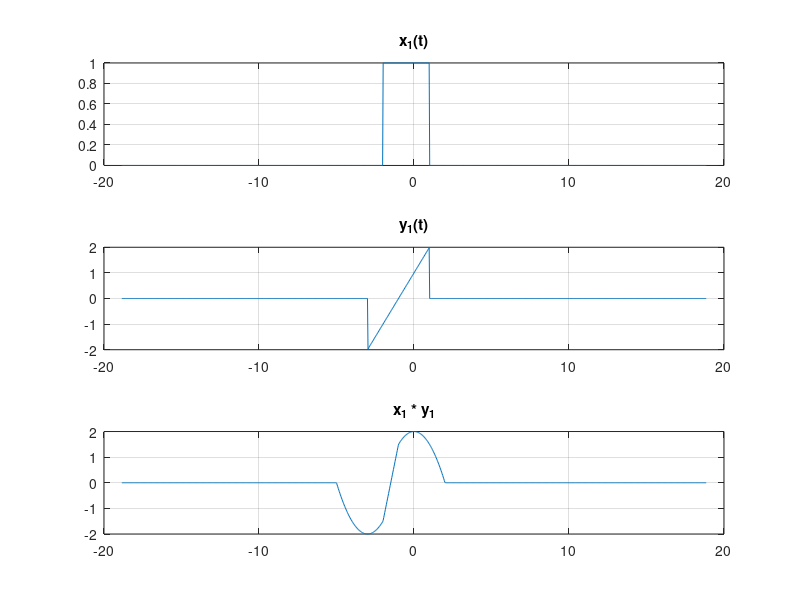
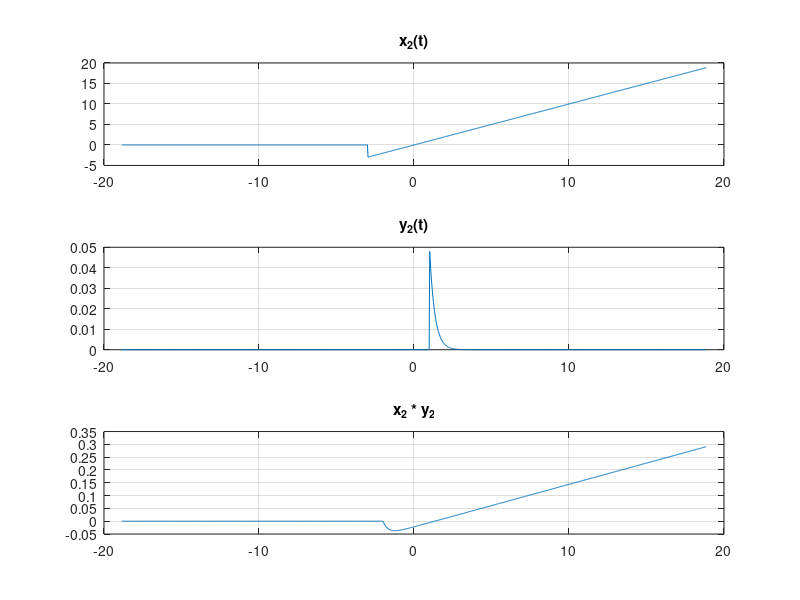
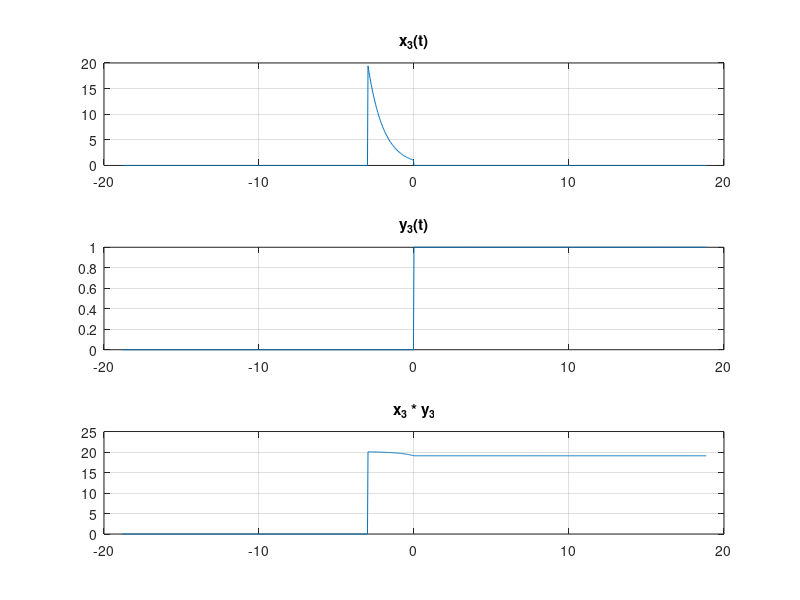
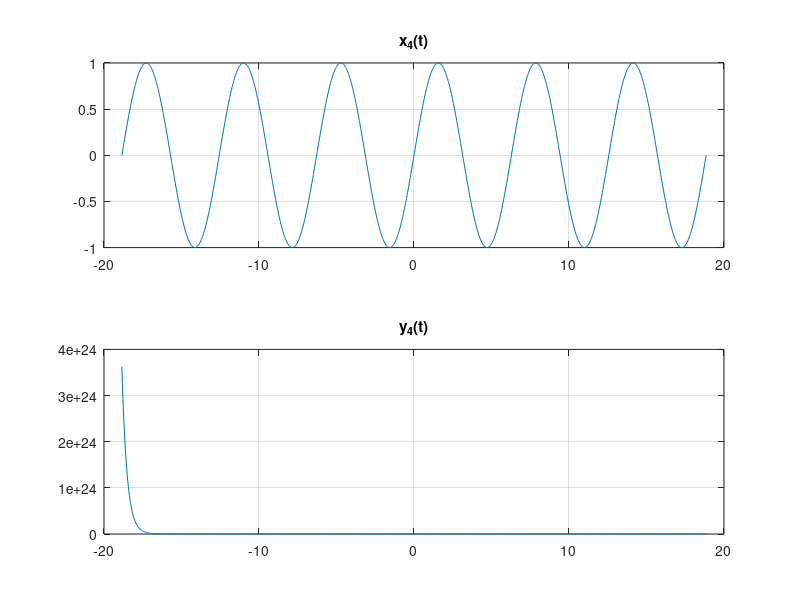

The MATLAB script that drew these images, in order:
k=1;
m=3;
dt=pi/90;
t=-6*pi:dt:6*pi;
u=@(x)double(x>=0);

% 1ο ζεύγος
x1= u(t+2)-u(t-1);
y1= (t+1) .* (t>=-m & t<k);
z1 = @(t) (t >= -5 & t <= -2) .* (t.^2 + 6*t + 5)/2 + ...
         (t > -2 & t <= -1)  .* (6*t + 9)/2 + ...
         (t > -1 & t <= 2)   .* (-(t.^2 - 4))/2;

figure;
subplot(3,1,1); plot(t, x1); title('x_1(t)'); grid on;
subplot(3,1,2); plot(t, y1); title('y_1(t)'); grid on;
subplot(3,1,3); plot(t, z1(t)); title('x_1 * y_1'); grid on;

% 2ο ζεύγος
x2= t .* u(t+m);
y2= exp(-m*t) .* u(t-k);
z2 = @(t) (t >= -2) .* (10*exp(-3*t-9)/9 + exp(-3)*(3*t-4)/9) + (t < -2) .* 0;

figure;
subplot(3,1,1); plot(t, x2); title('x_2(t)'); grid on;
subplot(3,1,2); plot(t, y2); title('y_2(t)'); grid on;
subplot(3,1,3); plot(t, z2(t)); title('x_2 * y_2'); grid on;

% 3ο ζεύγος
x3= exp(-k*t) .* (u(t+m) - u(t));
y3= k*u(t);
z3 = @(t) (exp(3) - exp(t)) .* (t >= -3 & t <= 0) + (exp(3) - 1) .* (t > 0);

figure;
subplot(3,1,1); plot(t, x3); title('x_3(t)'); grid on;
subplot(3,1,2); plot(t, y3); title('y_3(t)'); grid on;
subplot(3,1,3); plot(t, z3(t)); title('x_3 * y_3'); grid on;

% 4ο ζεύγος
x4= sin(k*t);
y4= exp(-m*t);


figure;
subplot(2,1,1); plot(t, x4); title('x_4(t)'); grid on;
subplot(2,1,2); plot(t, y4); title('y_4(t)'); grid on;

% 5ο ζεύγος
x5= m*(t >= -k*pi & t < k*pi);
y5= cos(m*t);
z5= zeros(size(x5));

figure;
subplot(3,1,1); plot(t, x5); title('x_5(t)'); grid on;
subplot(3,1,2); plot(t, y5); title('y_5(t)'); grid on;
subplot(3,1,3); plot(t, z5); title('x_5 * y_5'); grid on;
